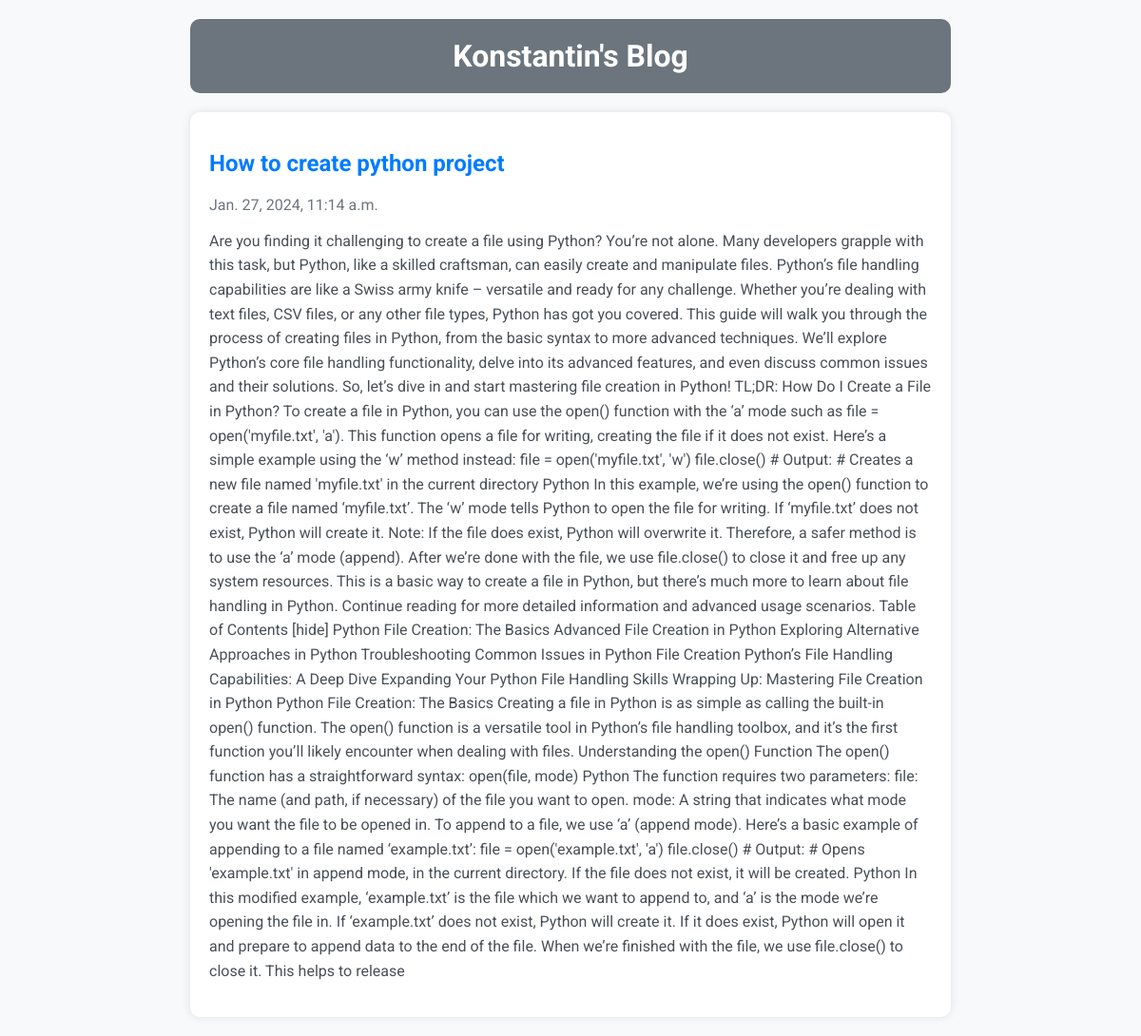
Screenshot of /post/2 with the database file from the repository.
### posts/models.py (models this page shows)
class Post(models.Model):
    title = models.CharField(max_length =100)
    body =  models.CharField(max_length =100000)
    created_at= models.DateTimeField(default = datetime.now, blank =True)

### posts/views.py (the view)
# urls.py: path('post/<str:pk>',views.post, name = 'post' )
def post(request , pk):
    post = Post.objects.get(id=pk)
    return render(request,'posts.html', {'post' : post})

### templates/posts.html (shortened to what this page needs)
<!DOCTYPE html>
<html lang="en">
  <head>
  </head>
  <body>
    <header>
      <h1>Konstantin's Blog</h1>
    </header>
    <section>
      <article>
        <a href="">
          <h2>{{ post.title }}</h2>
          <time>{{ post.created_at }}</time>
          <p>{{ post.body }}</p>
        </a>
      </article>
    </section>
  </body>
</html>

### templates/posts.html (style rules this page uses)
body { font-family: "Roboto", sans-serif; background-color: #f8f9fa; color: #343a40; max-width: 800px; margin: 0 auto; padding: 20px; }
header { text-align: center; padding: 20px 0; background-color: #6c757d; color: #fff; border-radius: 10px; transition: background-color 0.3s ease; }
h1 { margin: 0; }
section { background-color: #fff; margin-top: 20px; border-radius: 10px; overflow: hidden; box-shadow: 0 0 10px rgba(0, 0, 0, 0.1); }
article { padding: 20px; }
a { text-decoration: none; color: #007bff; transition: color 0.3s ease; }
h2 { color: #007bff; transition: color 0.3s ease; }
time { color: #6c757d; }
p { line-height: 1.6; color: #495057; }

### rows the page displays
Post: title "How to create python project", created_at "Jan. 27, 2024, 11:14 a.m.", body "Are you finding it challenging to create a file using Python? You’re not alone. Many developers grapple with this task, but Python, like a skilled craftsman, can easily create and manipulate files. Python’s file handling capabilities are like a Swiss army knife – versatile and ready for any challenge. Whether you’re dealing with text files, CSV files, or any other file types, Python has got you covered. This guide will walk you through the process of creating files in Python, from the basic syntax to more advanced techniques. We’ll explore Python’s core file handling functionality, delve into its advanced features, and even discuss common issues and their solutions. So, let’s dive in and…"
